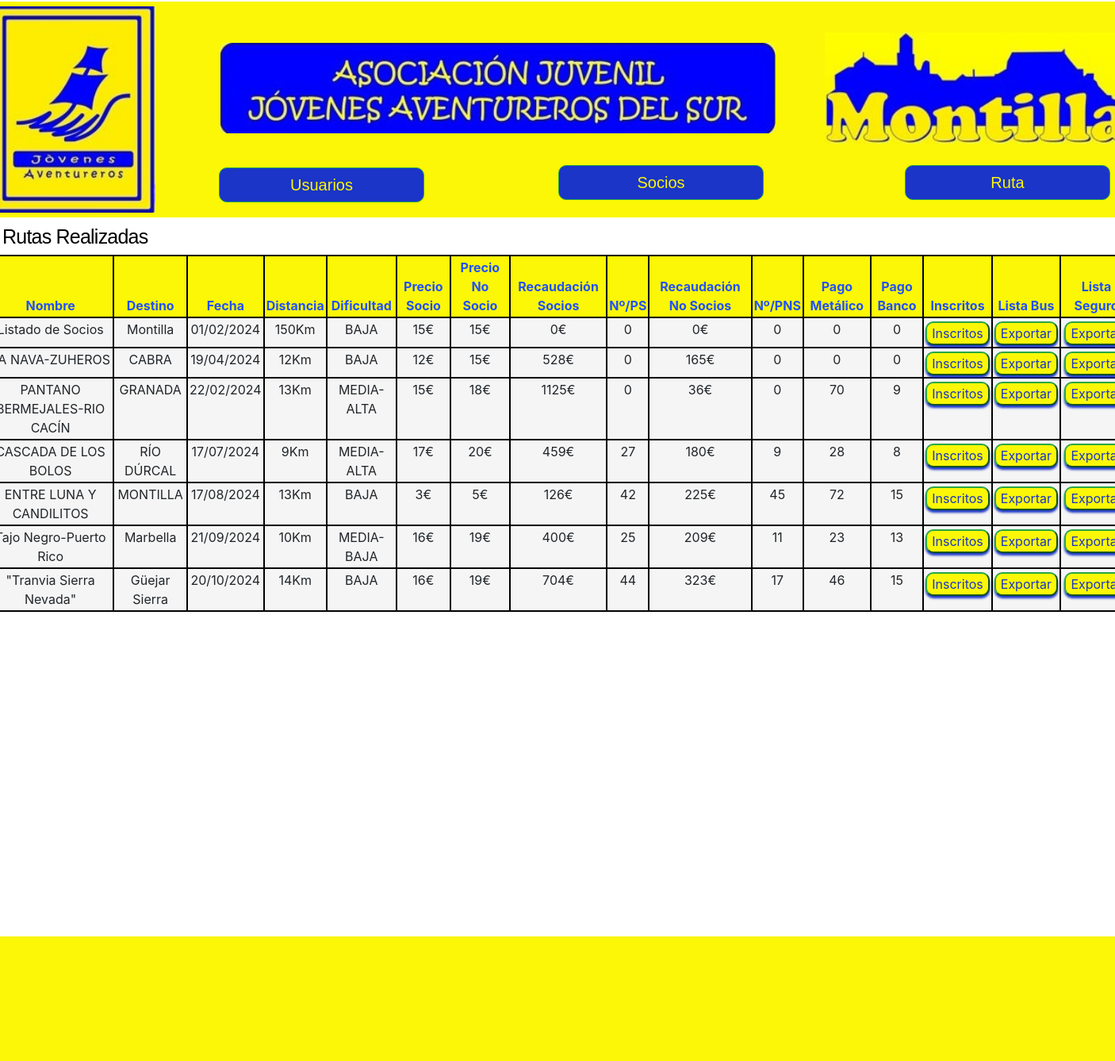
Page /socios/mostrarIncripciones/cerradas/ on the earlier database version.
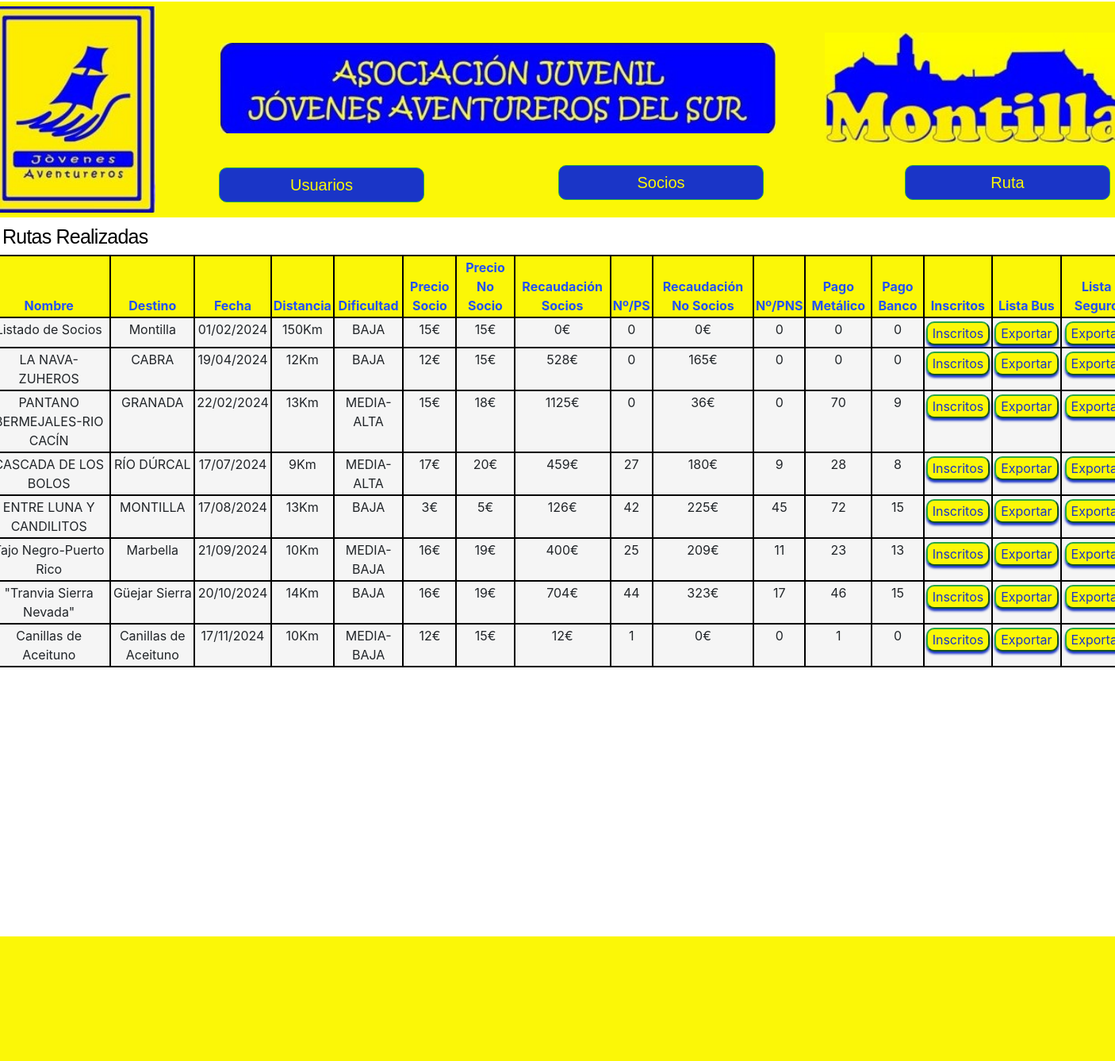
Same page on the later database version.
### Socios/models.py (models this page shows, shortened)
class Inscripciones(models.Model):
    id = models.AutoField(primary_key=True)
    nombre = models.CharField(max_length=30)
    destino = models.CharField(max_length=30, blank=False)
    fecha = models.CharField(max_length=16, blank=False)
    distancia = models.IntegerField(default=0)
    dificultad = models.CharField(max_length=20, choices=DIFICULTAD, default=BAJA)
    precio_socio = models.PositiveIntegerField()
    precio_no_socio = models.PositiveIntegerField()
    finalizada = models.BooleanField(default=False)
    recaudacion_socios = models.IntegerField(default=0)
    recaudacion_no_socios = models.IntegerField(default=0)
    pago_metalico = models.IntegerField(default=0)
    pago_banco = models.IntegerField(default=0)
    total_socios = models.IntegerField(default=0)
    total_no_socios = models.IntegerField(default=0)
    total_guias = models.IntegerField(default=0)

### Socios/views.py (the view)
# urls.py: path("mostrarIncripciones/cerradas/", listar_incripciones_cerradas, name="Incripciones Cerradas"),
def listar_incripciones_cerradas(request):
    calcular_suma(request)
    inscripciones = Inscripciones.objects.filter(finalizada = True)
    page = request.GET.get('page', 1)  # Obtener el número de página de la solicitud GET
    try:
        paginator = Paginator(inscripciones, 12)  # 6 usuarios por página
        inscripciones = paginator.page(page)
    except PageNotAnInteger:
            raise Http404
    return render(request, 'socios/mostrarInscripcionCerrada.html', {"entity":inscripciones, "paginator":paginator})

### Socios/templates/socios/mostrarInscripcionCerrada.html (shortened to what this page needs)
{% extends "jovenesAventureros/base.html" %}
{% load crispy_forms_tags %}
{% load static %}
{% block content %}
<div class="overlap-groupRegister">
  <p class="gestiones" style="font-size: 25px; margin-left: -660px; margin-top: -345px;">Rutas Realizadas</p>
  <div class="contenedorFormularioSocio">
    <table class ="table" style="margin-left: -70px; margin-top: 0px;">
      <thead>
        <tr>
          <th class="th">Nombre</th>
          <th class="th">Destino</th>
          <th class="th">Fecha</th>
          <th class="th">Distancia</th>
          <th class="th">Dificultad</th>
          <th class="th">Precio Socio</th>
          <th class="th">Precio No Socio</th>
          <th class="th">Recaudación Socios</th>
          <th class="th">Nº/PS</th>
          <th class="th">Recaudación No Socios</th>
          <th class="th">Nº/PNS</th>
          <th class="th">Pago Metálico</th>
          <th class="th">Pago Banco</th>
          <th class="th">Inscritos</th>
          <th class="th">Lista Bus</th>
          <th class="th">Lista Seguro</th>
        </tr>
      </thead>
      <tbody>
        {% for ins in entity %}
          <tr>
            <td class="td">{{ ins.nombre }}</td>
            <td class="td">{{ ins.destino }}</td>
            <td class="td">{{ ins.fecha }}</td>
            <td class="td">{{ ins.distancia }}Km</td>
            <td class="td">{{ ins.dificultad }}</td>
            <td class="td">{{ ins.precio_socio }}€</td>
            <td class="td">{{ ins.precio_no_socio }}€</td>
            <td class="td">{{ ins.recaudacion_socios }}€</td>
            <td class="td">{{ ins.total_socios}}</td>
            <td class="td">{{ ins.recaudacion_no_socios }}€</td>
            <td class="td">{{ ins.total_no_socios}}</td>
            <td class="td">{{ ins.pago_metalico }}</td>
            <td class="td">{{ ins.pago_banco }}</td>
            <td class="td">
              <button type="submit" class="btn2 btn-success" style="margin-top: 2px; background-color: #FBF707; border-radius: 10px; color: rgba(26, 53, 199, 1);"><a href="{% url 'Usuarios Inscritos' ins.id %}" style="color: rgba(26, 53, 199, 1);">Inscritos</a></button>
          </td>
            <td class="td">
              <button type="submit" class="btn2 btn-success" style="margin-top: 2px; background-color: #FBF707; border-radius: 10px; color: rgba(26, 53, 199, 1);"><a href="{% url 'Exportar a PDF' ins.id%}" style="color: rgba(26, 53, 199, 1);">Exportar</a></button>
            </td>
            <td class="td">
              <button type="submit" class="btn2 btn-success" style="margin-top: 2px; background-color: #FBF707; border-radius: 10px; color: rgba(26, 53, 199, 1);"><a href="{% url 'Exportar a PDF V2' ins.id%}" style="color: rgba(26, 53, 199, 1);">Exportar</a></button>
            </td>
          </tr>
        {% endfor %}
      </tbody>
    </table>
  </div>
  </div>
  <div class="boIni">
</div>
{% endblock %}

### Inicio/templates/jovenesAventureros/base.html (shortened to what this page needs)
<!DOCTYPE html>
<html>
<head>
{% load static %}
<link href="{% static 'JA/vendor/bootstrap/css/bootstrapp.min.css'%}" rel="stylesheet">
<link href="{% static 'JA/css/gestion.css'%}" rel="stylesheet">
<link href="{% static 'JA/css/styleguide.css'%}" rel="stylesheet">
</head>
<body>
  <div class="pgina-de-inicio">
  <div class="div">
  {% block content %}
  {% endblock%}
  <div class="frame-3">
  <img class="logo" src="{% static 'JA/img/cabecera1.jpg' %}"/>
  <img class="logoc" src="{% static 'JA/img/cabeceraCentral.jpg' %}"/>
  <img class="logof" src="{% static 'JA/img/cabeceraFinal.jpg' %}"/>
  <div class="text-wrapper-3" style="margin-left: 200px; margin-top: 20px;"><button type="submit" class="btn btn-success" style="margin-top: -5px; margin-bottom: 15px;background-color:rgba(26, 53, 199, 1); border-radius: 10px; color: #FBF707; width: 90%;font-size: 20px;"><a href="{% url 'Listar Socios' %}" style="color: #FBF707;">Usuarios</a></button></div>
  <div class="text-wrapper-4" style="margin-left: 125px;margin-top: 20px"><button type="submit" class="btn btn-success" style="margin-top: -5px; margin-bottom: 15px;background-color:rgba(26, 53, 199, 1); border-radius: 10px; color: #FBF707; width: 90%;font-size: 20px;"><a href="{% url 'Mostrar Usuarios Socios' %}" style="color: #FBF707">Socios</a></button></div>
  <div class="text-wrapper-5" style="margin-top: 20px;"><button type="submit" class="btn btn-success" style="margin-top: -5px; margin-bottom: 15px;background-color:rgba(26, 53, 199, 1); border-radius: 10px; color: #FBF707; width: 90%;font-size: 20px;"><a href="{% url 'Incripciones Abiertas' %}" style="color: #FBF707">Ruta</a></button></div>
  </div>
  </div>
  </div>
  </body>

### Inicio/static/JA/css/gestion.css (style rules this page uses)
.pgina-de-inicio { background-color: #ffffff; display: flex; flex-direction: row; justify-content: center; width: 100%; }
.pgina-de-inicio .div { width: 1440px; height: 1024px; position: relative; }
.pgina-de-inicio .logo { position: absolute; width: 400px; height: 260px; top: -133px; left: -90px; bottom: 30px; object-fit: contain; }
.pgina-de-inicio .logoc { position: absolute; width: 700px; height: 400px; top: -230px; left: 295px; bottom: 30px; object-fit: contain; }
.pgina-de-inicio .logof { position: absolute; width: 500px; height: 140px; top: -100px; left: 1000px; bottom: 30px; object-fit: contain; }
.pgina-de-inicio .frame-3 { width: 1460px; height: 133px; bottom: 750px; left: 0; right: 0; position: absolute; background-color: var(--azul); }
.pgina-de-inicio .text-wrapper-3 { position: absolute; width: 287px; top: 55px; left: 79px; font-family: "Sora-Regular", Helvetica; font-weight: 400; color: rgba(26, 53, 199, 1); font-size: 18px; text-align: center; letter-spacing: -0.36px; line-height: 21.6px; }
.pgina-de-inicio .text-wrapper-4 { left: 582px; position: absolute; width: 287px; top: 52px; font-family: "Sora-Regular", Helvetica; font-weight: 400; color: rgba(26, 53, 199, 1); font-size: 18px; text-align: center; letter-spacing: -0.36px; line-height: 21.6px; }
.pgina-de-inicio .text-wrapper-5 { left: 1144px; position: absolute; width: 287px; top: 52px; font-family: "Sora-Regular", Helvetica; font-weight: 400; color: rgba(26, 53, 199, 1); font-size: 18px; text-align: center; letter-spacing: -0.36px; line-height: 21.6px; }
.pgina-de-inicio .btn { box-shadow: 0px 3px 3px 0px var(--azul); }
.pgina-de-inicio .btn2 { box-shadow: 0px 3px 3px 0px rgba(26, 53, 199, 1); }
.pgina-de-inicio .boIni { width: 1466px; height: 157px; margin-top: calc(100% - 400px); left: 0; right: 0; position: relative; background-color: var(--azul); }
.pgina-de-inicio .overlap-groupRegister { position: absolute; width: 1205px; height: 400px; top: 320px; bottom: 350px; left: 120px; }
.pgina-de-inicio .contenedorFormularioSocio { background-color: white; width: 120%; border-radius: 5px; padding: 1px 0px; left: 120px; margin-left: -50px; }
.pgina-de-inicio .table { border-collapse: collapse; margin-top: 60px; margin-left: -12px; width: 100%; background-color: whitesmoke; }
.pgina-de-inicio .table, .pgina-de-inicio .tableP, .pgina-de-inicio .table th, .pgina-de-inicio .table td, .pgina-de-inicio .tableP th, .pgina-de-inicio .tableP td, .pgina-de-inicio .tableP .thh, .pgina-de-inicio .tableP .tdh, .pgina-de-inicio .tableP .tdv, .pgina-de-inicio .tableP .tdr, .pgina-de-inicio .tableP .tde, .pgina-de-inicio .tableC td, .pgina-de-inicio .tableC .thh, .pgina-de-inicio .tableC .tdh, .pgina-de-inicio .tableC .tdv, .pgina-de-inicio .tableC .tdr, .pgina-de-inicio .tableC .tde, .pgina-de-inicio .tableD .td, .pgina-de-inicio .tableD .thh, .pgina-de-inicio .tableD .tdh, .pgina-de-inicio .tableD .tdv, .pgina-de-inicio .tableD .tdr, .pgina-de-inicio .tableD .tde, .pgina-de-inicio .tableR .td, .pgina-de-inicio .tableR .thh, .pgina-de-inicio .tableR .tdh, .pgina-de-inicio .tableR .tdv, .pgina-de-inicio .tableR .tdr, .pgina-de-inicio .tableR .tde, .pgina-de-inicio .tableC, .pgina-de-inicio .tableD, .pgina-de-inicio .tableR { border: 2px solid black; }
.pgina-de-inicio .th, .pgina-de-inicio td { padding: 2px; text-align: center; }
.pgina-de-inicio .th { background-color: var(--azul); color: rgb(34, 81, 249); }
.pgina-de-inicio .gestiones { position: absolute; top: 300px; left: 560px; font-family: "Sora-Regular", Helvetica; font-weight: 400; color: #000000; font-size: 39px; text-align: center; letter-spacing: -0.78px; line-height: 46.8px; white-space: nowrap; }

### Inicio/static/JA/css/styleguide.css (style rules this page uses)
:root { --prueba: rgba(0, 0, 0, 1); --azul: #FBF707; --blaugrana: rgba(144, 3, 79, 1); --prueba-font-family: "Sora", Helvetica; --prueba-font-weight: 400; --prueba-font-size: 16px; --prueba-letter-spacing: 0px; --prueba-line-height: normal; --prueba-font-style: normal; }

Differences in the rows shown:
added Inscripciones: nombre "Canillas de Aceituno", destino "Canillas de Aceituno", fecha "17/11/2024", distancia "10", dificultad "MEDIA-BAJA", precio_socio "12", precio_no_socio "15", recaudacion_socios "12", total_socios "1", recaudacion_no_socios "0", total_no_socios "0", pago_metalico "1", pago_banco "0"
